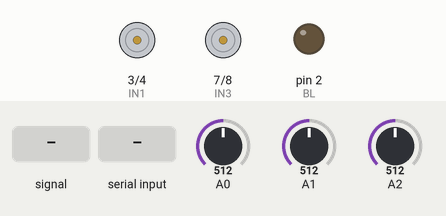
This sketch was run on a simulated Arduino Uno, built with avr-gcc and run on an emulated ATmega328P. Parts: motor-driver pin pairs drawn as motors (green arrow = first pin HIGH = forward, orange = second pin HIGH = backward, longer = more drive, scaled by the enable pin), output pins drawn as LEDs (lit = HIGH). The inputs (shaded band) are chosen by the test bench; at power-on: A0 = 512, A2 = 512, A1 = 512. What the sketch prints to the serial monitor is not drawn.

Above: at 1.2 s.
1.3 s: A2 fed a 200 Hz sine of ±81 counts around its level
At 2.32 s:
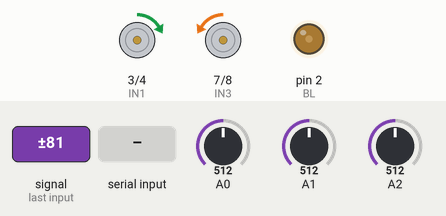
4.3 s: A0 set to 481
At 4.57 s:
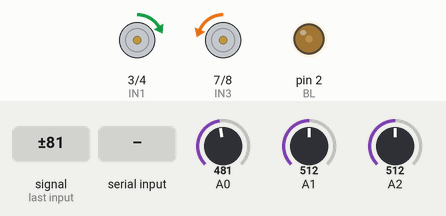
7.3 s: A0 set to 457
At 7.47 s:
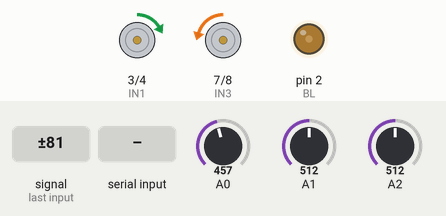
10.3 s: A2 set to 306
At 11.2 s:
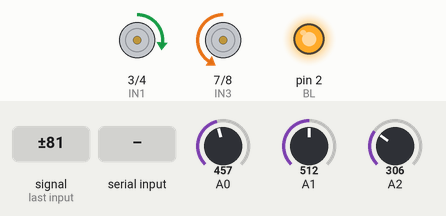
11.8 s: "p" received over Serial
14.8 s: A1 set to 0
Timing chart, 0 to 26.6 s (numbered marks = the images above; inputs shaded):
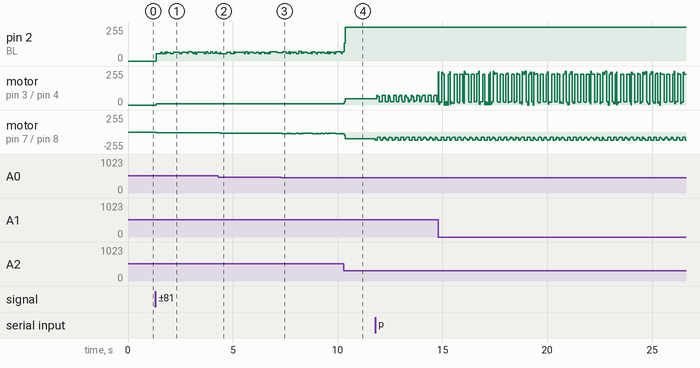

Measured:
- after the input at 1.3 s, motor on pin 3 (IN1) / pin 4 (IN2): stopped → forward 9/255 after 0.05 s; motor on pin 7 (IN3) / pin 8 (IN4): stopped → backward 9/255 after 0.05 s
- after the input at 4.3 s, motor on pin 7 (IN3) / pin 8 (IN4): backward 9/255 → backward 17/255 after 0.09 s
- after the input at 10.3 s, motor on pin 3 (IN1) / pin 4 (IN2): forward 9/255 → forward 48/255 at once; motor on pin 7 (IN3) / pin 8 (IN4): backward 28/255 → backward 103/255 at once

The sketch:

withoutLCD.ino
```cpp
#include <PID_v1.h>

#define IN1 3
#define IN2 4
#define IN3 7
#define IN4 8
#define ENA 6
#define ENB 5
#define BL 2


double Setpoint_X, Input_X, Output_X,X_plus;
double p_X = 1,i_X = 0,d_X = 0.01;
double Setpoint_Y, Input_Y, Output_Y,Y_plus;
double p_Y = 1,i_Y = 0,d_Y = 0.01;
int i,on_put;
unsigned long time;
PID PID_X(&Input_X, &Output_X, &Setpoint_X,p_X,i_X,d_X, DIRECT);
PID PID_Y(&Input_Y, &Output_Y, &Setpoint_Y,p_Y,i_Y,d_Y, DIRECT);

char inByte='9',nullByte,run_flag,run_dirict;
float go_step;

void turn_X(int a)
{
  if(a>=0)
  {
    digitalWrite(IN1,1);
    digitalWrite(IN2,0);
    analogWrite(ENA,a);
  }
  else
  {
    a=-a;
    digitalWrite(IN1,0);
    digitalWrite(IN2,1);
    analogWrite(ENA,a);
  }
}

void turn_Y(int a)
{
  if(a>=0)
  {
    digitalWrite(IN3,0);
    digitalWrite(IN4,1);
    analogWrite(ENB,a);
  }
  else
  {
    a=-a;
    digitalWrite(IN3,1);
    digitalWrite(IN4,0);
    analogWrite(ENB,a);
  }
}

void setup()
{


  pinMode(IN1,OUTPUT);
  pinMode(IN2,OUTPUT);
  pinMode(IN3,OUTPUT);
  pinMode(IN4,OUTPUT);
  pinMode(ENA,OUTPUT);
  pinMode(ENB,OUTPUT);
  pinMode(BL,OUTPUT);
  digitalWrite(IN1,0);
  digitalWrite(IN2,0);
  digitalWrite(IN3,0);
  digitalWrite(IN4,0);
  analogWrite(ENA,0);
  analogWrite(ENB,0);

  Serial.begin(115200);

  Setpoint_X = 560;//560;
  Setpoint_Y = 560;//560;
  PID_X.SetTunings(p_X,i_X,d_X);
  PID_Y.SetTunings(p_Y,i_Y,d_Y);
  PID_X.SetOutputLimits(-255,255);
  PID_Y.SetOutputLimits(-255,255);
  PID_X.SetSampleTime(5);
  PID_Y.SetSampleTime(5);
  PID_X.SetMode(AUTOMATIC);
  PID_Y.SetMode(AUTOMATIC);
}

void loop()
{
  while (Serial.available() > 0)
  {
    nullByte= char(Serial.read());
    if(nullByte == 'w')
    {
      Setpoint_X+=10;
      //inByte =Serial.read();
    }
    else if(nullByte == 'q')
    {
      Setpoint_X-=10;
    }
    else if(nullByte == 's')
    {
      Setpoint_Y+=10;
    }
    else if(nullByte == 'a')
    {
      Setpoint_Y-=10;
    }
    else if(nullByte == 'o')
    {
      run_flag=!run_flag;
      run_dirict = 1;
      Setpoint_X=560;
      Setpoint_Y=560;
    }
    else if(nullByte =='p')
    {
      run_flag=!run_flag;
      run_dirict = 0;
      Setpoint_X=560;
      Setpoint_Y=560;
    }
    else if(nullByte =='x')
    {
      nullByte=char(Serial.read());
      if(nullByte>20)
      {inByte=nullByte;
      Setpoint_X = 10*(inByte-'0')+480;
      }
      nullByte=char(Serial.read());
      if(nullByte>20)
      {inByte=nullByte;
      Setpoint_Y = 10*(inByte-'0')+480;
      }
    }


    if(Setpoint_X>575)
      Setpoint_X=575;
    if(Setpoint_Y>575)
      Setpoint_Y=575;
    if(Setpoint_X<480)
      Setpoint_X=480;
    if(Setpoint_Y<480)
      Setpoint_Y=480;
    nullByte ='?';
  }

  Input_X = analogRead(A1);
  Input_Y = analogRead(A0);
  if(analogRead(A2)<450)
  {
    digitalWrite(BL,1);
    on_put=1;
  }
  else
  {
    digitalWrite(BL,0);
    on_put=0;
  }

  i++;
  /*if(i==500)
  {
    Serial.print(inByte);
    Serial.print(",");
    Serial.println(Setpoint_Y);
  }*/
  if(i==1000)
  {
    Serial.println(Setpoint_X);
    Serial.println(Setpoint_Y);
    i=0;
  }

  if(on_put)
  {
    PID_X.Compute();
    PID_Y.Compute();
    turn_X(Output_X+X_plus);
    turn_Y(Output_Y+Y_plus);

    if(run_flag)
    {
      if(millis()-time>2)
      {
        time = millis();
        if(run_dirict)
        {
          X_plus = 25*cos(go_step);
          Y_plus = 25*sin(go_step);
        }
        else
        {
          X_plus = 25*sin(go_step);
          Y_plus = 25*cos(go_step);
        }
        go_step+=0.07;
        if(go_step>6.3)
          go_step=0;
      }
    }
  }
  else
  {
    turn_X(0);
    turn_Y(0);
  }

  // myGLCD.printNumI(Input_X, RIGHT, 0);
  // myGLCD.printNumI(Input_Y, RIGHT, 24);
  // myPID.SetTunings(kp,ki,kd);
}
```
